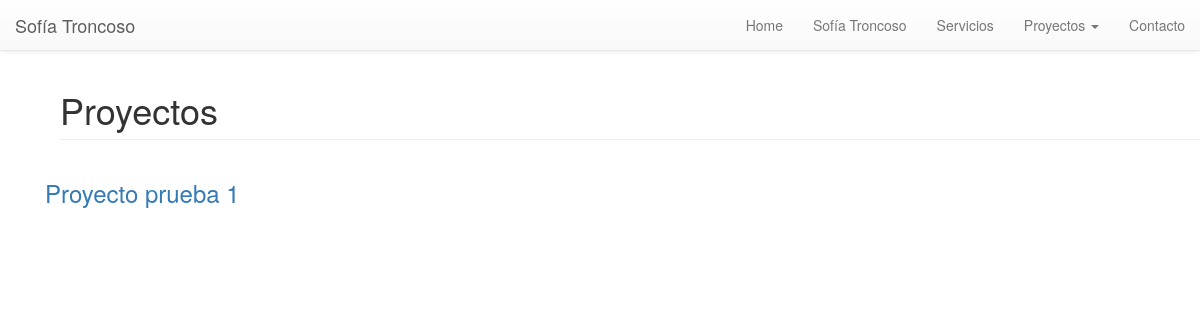
The page /proyectos/Iluminación/ on the database as committed earlier.
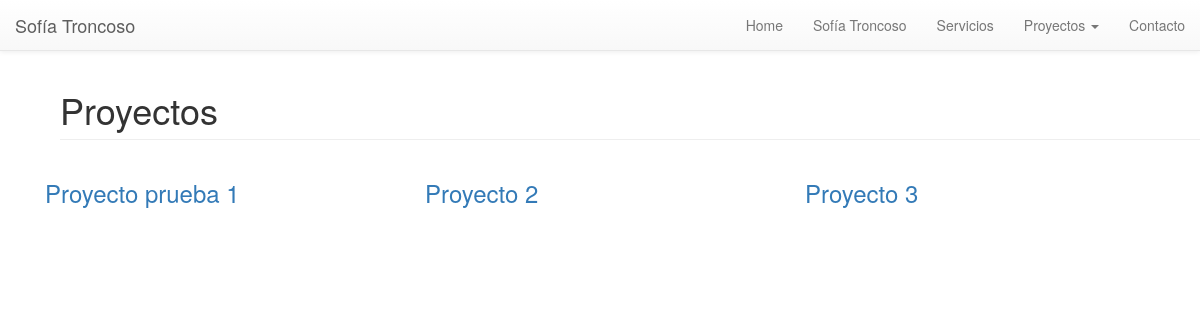
The same page on the database as committed later.
### sofiapp/models.py (models this page shows)
class Project(models.Model):
    title = models.CharField('Título', max_length=200)
    text = models.TextField('Descripción')
    project_types = models.ManyToManyField(Type, through='ProjectTypeM2M')
    created_date = models.DateField('Fecha de creación', default=timezone.now())
    architecture = models.CharField('Arquitectura', max_length=200, blank=True)
    landscaping = models.CharField('Paisajismo', max_length=200, blank=True)
    location = models.CharField('Ubicación', max_length=200)
    categories = models.ManyToManyField(Category, through='ProjectCategoryRelationship')
    public = models.BooleanField('Proyecto público', default=True)
    def __str__(self):
        return self.title

### sofiapp/views.py (the view)
# urls.py: url(r'^proyectos/(?P<filter>.*)/$', views.projects, name='projects'),
def projects(request, filter):
    categories = Category.objects.all()
    project_types = Type.objects.all()
    projects = ''
    if(filter == 'Todos'):
        projects = Project.objects.all()
    elif(filter == 'Iluminación' or filter == 'Paisajismo'):
        projects = Project.objects.filter(project_types__project_type=filter)
    else:
        projects = Project.objects.filter(categories__category_name=filter)
    return render(request, 'sofiapp/projects.html', {'projects': projects,
                                                     'categories': categories,
                                                     'project_types': project_types})

### sofiapp/templates/sofiapp/projects.html (shortened to what this page needs)
{% extends 'sofiapp/base.html' %}
{% block content %}
<div class="container">
    <div class="row">
        <div class="col-lg-12">
          <h1 class="page-header">Proyectos</h1>
        </div>
    </div>
</div>
{% for project in projects %}
    {% if forloop.counter == 1 or forloop.counter|add:"-1"|divisibleby:"3" %}
        <div class="row">
    {% endif %}
    <div class="col-md-4 portfolio-item">
        <h3><a href="#">{{ project }}</a></h3>
    </div>
    {% if forloop.counter|divisibleby:"3" %}
        </div>
    {% endif %}
{% endfor %}
{% endblock content %}

### sofiapp/templates/sofiapp/base.html (shortened to what this page needs)
{% load staticfiles %}
<!DOCTYPE html>
<html>
  <head lang="es">
    <link rel="stylesheet" href="https://maxcdn.bootstrapcdn.com/bootstrap/3.3.7/css/bootstrap.min.css">
    <link rel="stylesheet" href="https://maxcdn.bootstrapcdn.com/bootstrap/3.3.7/css/bootstrap-theme.min.css">
    <link rel="stylesheet" href="{% static 'sofiapp/css/sofiapp.css' %}" />
  </head>
  <body>
    <nav class="navbar navbar-default navbar-fixed-top">
      <div class="container-fluid">
        <div class="navbar-header">
          <a class="navbar-brand" href="{% url 'sofiapp:index' %}">Sofía Troncoso</a>
        </div>
        <div class="collapse navbar-collapse" id="bs-example-navbar-collapse-1">
          <ul class="nav navbar-nav navbar-right">
            <li><a href="{% url 'sofiapp:index' %}">Home</a></li>
            <li><a href="#">Sofía Troncoso</a></li>
            <li><a href="#">Servicios</a></li>
            <li class="dropdown">
              <a href="#" class="dropdown-toggle" data-toggle="dropdown" role="button" aria-haspopup="true" aria-expanded="false">Proyectos <span class="caret"></span></a>
            </li>
            <li><a href="{% url 'sofiapp:contact' %}">Contacto</a></li>
          </ul>
        </div>
      </div>
    </nav>
    <div class="content container">
      <div class="col-md-12">
        {% block content %}
        {% endblock %}
      </div>
    </div>
  </body>
</html>

### sofiapp/static/sofiapp/css/sofiapp.css (style rules this page uses)
body { padding-top: 50px; }
.portfolio-item { margin-bottom: 25px; }

Rows that differ between the two databases and show on the page:
added Project: title "Proyecto 2"
added Project: title "Proyecto 3"
